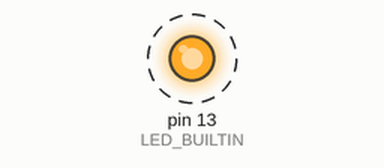
The sketch below on a simulated Teensy 3. Shown: output pins drawn as LEDs (lit = HIGH). Dashed ring = blinking. The local clock reads 2024-03-15 10:24:30 at power-on unless the sketch sets it; what the sketch prints to the serial monitor is not drawn.

Above: at 0.5 s.
Timing chart, 0 to 4.6 s (numbered marks = the images above):
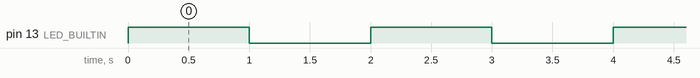

The sketch:

Time_Ex2.ino
```cpp
#include <TimeLib.h>

const int DATETIMELEN = 32;
char DateTime[DATETIMELEN];

int status = 0;

// weekday() returns integer: 1 = Sunday
const char *WeekdayName[] = {
  "      "   ,   // 0
  "Sunday"   ,   // 1
  "Monday"   ,   // 2
  "Tuesday"  ,   // 3
  "Wednesday",   // 4
  "Thursday" ,   // 5
  "Friday"   ,   // 6
  "Saturday"     // 7
};

// month() return integer: 1 = January
const char *MonthName[] = {
  "   "     ,    // 0
  "Jan"     ,    // 1
  "Feb"     ,    // 2
  "Mar"     ,    // 3
  "Apr"     ,    // 4
  "May"     ,    // 5
  "Jun"     ,    // 6
  "Jul"     ,    // 7
  "Aug"     ,    // 8
  "Sep"     ,    // 9
  "Oct"     ,    // 10
  "Nov"     ,    // 11
  "Dec"          // 12
};

time_t getTeensy3Clock() {
  return Teensy3Clock.get();
}

void setup()  {
  Serial.begin(9600);

  pinMode(LED_BUILTIN, OUTPUT);

  // Use Teensy3Clock - a global teensy3_clock_class object
  setSyncProvider(getTeensy3Clock);

  if (timeStatus() != timeSet) {
    Serial.println("Time's clock is not set or not synchroized");
  }
}

void loop() {
  status = !status;
  digitalWrite(LED_BUILTIN, status);

  snprintf(DateTime, DATETIMELEN,
           "%02d-%s-%d %s %02d:%02d:%02d",
           day(), MonthName[month()], year(), WeekdayName[weekday()],
           hour(), minute(), second()
          );
  Serial.println(DateTime);
  delay(1000);
}
```

Measured:
- by itself, pin 13 (LED_BUILTIN): alternates HIGH for 1.0 s and LOW for 1.0 s
